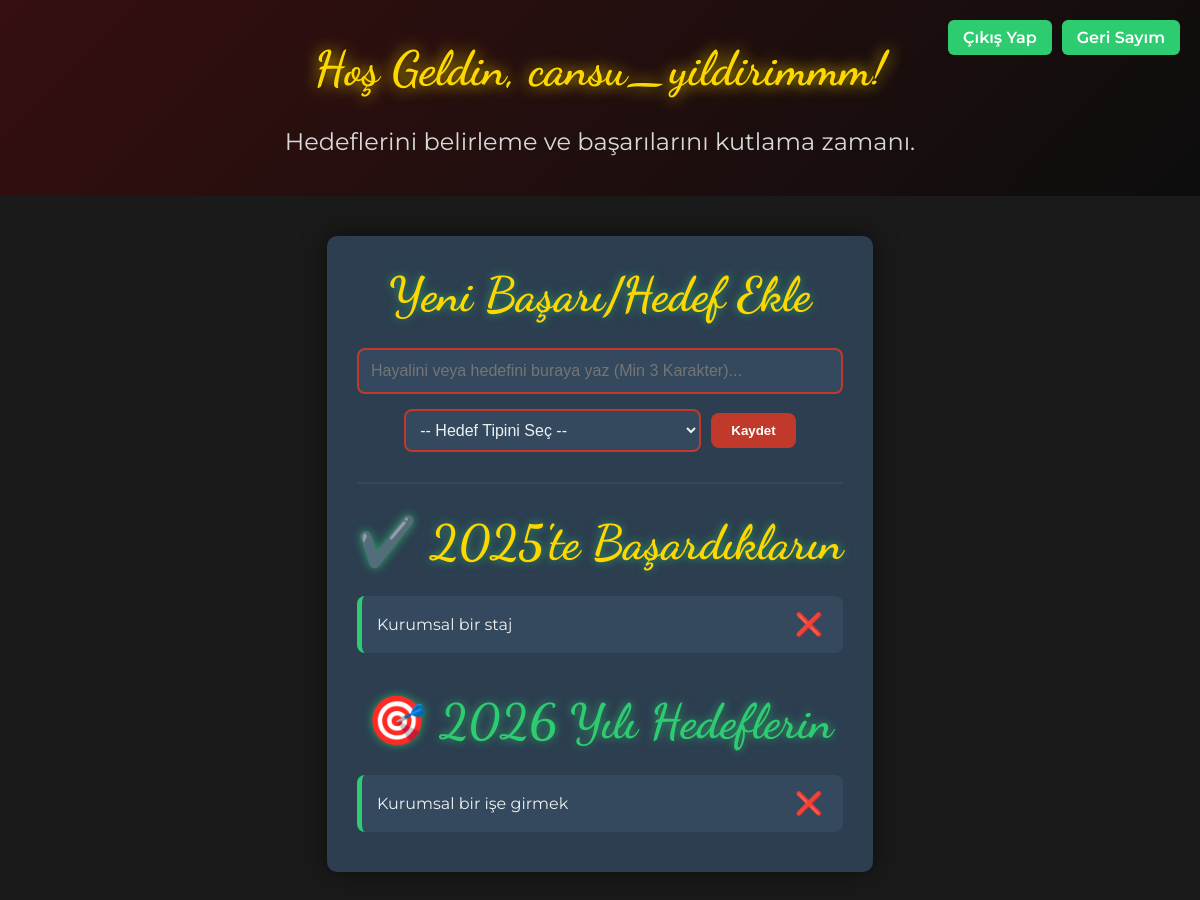
The page /dashboard (signed in) on the database its author committed.
### app.py (models this page shows)
class User(db.Model, UserMixin):
    id = db.Column(db.Integer, primary_key=True)
    username = db.Column(db.String(80), unique=True, nullable=False)
    password = db.Column(db.String(500), nullable=False)
    goals = db.relationship('Goal', backref='user', lazy='dynamic', cascade="all, delete-orphan")

class Goal(db.Model):
    id = db.Column(db.Integer, primary_key=True)
    type = db.Column(db.String(50), nullable=False)
    text = db.Column(db.String(500), nullable=False)
    user_id = db.Column(db.Integer, db.ForeignKey('user.id'), nullable=False)

### app.py (the view, shortened to what this page needs)
@app.route('/dashboard', methods=['GET', 'POST'])
@login_required
def dashboard():
    achieved_goals = Goal.query.filter_by(user_id=current_user.id, type='achieved').order_by(Goal.id.desc()).all()
    future_goals = Goal.query.filter_by(user_id=current_user.id, type='future').order_by(Goal.id.desc()).all()
    return render_template('dashboard.html', achieved_goals=achieved_goals, future_goals=future_goals)

### app.py (called while the page is built)
@login_manager.user_loader
def load_user(user_id):
    return User.query.get(int(user_id))

### templates/dashboard.html (shortened to what this page needs)
<!DOCTYPE html>
<html lang="tr">
<head>
    <link rel="stylesheet" href="{{ url_for('static', filename='style.css') }}">
</head>
<body>
    <header class="hero" style="min-height: 20vh; padding: 40px 20px;">
        <h1 class="main-title" style="font-size: 3em;">Hoş Geldin, {{ current_user.username }}!</h1>
        <p class="slogan">Hedeflerini belirleme ve başarılarını kutlama zamanı.</p>
        <div class="auth-nav">
            <a href="{{ url_for('logout') }}" class="nav-btn">Çıkış Yap</a>
            <a href="{{ url_for('home') }}" class="nav-btn">Geri Sayım</a>
        </div>
    </header>
    <main class="content-section">
        <section class="goal-entry-form">
            <h2 style="color: #FFD700;">Yeni Başarı/Hedef Ekle</h2>
            <form method="POST" action="{{ url_for('dashboard') }}" class="goal-input" style="flex-direction: column; gap: 15px;">
                <input type="text" name="goal_text" placeholder="Hayalini veya hedefini buraya yaz (Min 3 Karakter)..." required minlength="3" style="width: 100%;">
                <div style="display: flex; gap: 10px; align-items: center;">
                    <select name="goal_type" required style="flex-grow: 1; padding: 10px; border-radius: 8px;">
                        <option value="" disabled selected>-- Hedef Tipini Seç --</option>
                    </select>
                    <button type="submit" id="add-goal-btn" style="padding: 10px 20px;">Kaydet</button>
                </div>
            </form>
        </section>
        <hr style="border: 1px solid #34495e; margin: 30px 0;">
        <section>
            <h2 style="color: #FFD700;">✔️ 2025'te Başardıkların</h2>
            <ul class="goal-list">
                {% for goal in achieved_goals %}
                    <li class="goal-item">
                        <span>{{ goal.text }}</span>
                        <form method="POST" action="{{ url_for('delete_goal', goal_id=goal.id) }}" class="goal-actions">
                             <button type="submit" title="Sil">❌</button>
                        </form>
                    </li>
                {% else %}
                    <p style="text-align: center; opacity: 0.7; padding: 10px;">Bu sene gerçekleştirdiğin bir başarı yok. İlkini ekle!</p>
                {% endfor %}
            </ul>
        </section>
        <section style="margin-top: 40px;">
            <h2 style="color: #2ECC71;">🎯 2026 Yılı Hedeflerin</h2>
            <ul class="goal-list">
                {% for goal in future_goals %}
                    <li class="goal-item">
                        <span>{{ goal.text }}</span>
                        <form method="POST" action="{{ url_for('delete_goal', goal_id=goal.id) }}" class="goal-actions">
                             <button type="submit" title="Sil">❌</button>
                        </form>
                    </li>
                {% else %}
                    <p style="text-align: center; opacity: 0.7; padding: 10px;">Yeni yıl için hedeflerini belirle ve listeyi doldur!</p>
                {% endfor %}
            </ul>
        </section>
    </main>
</body>
</html>

### static/style.css (style rules this page uses)
* { box-sizing: border-box; margin: 0; padding: 0; }
body { font-family: 'Montserrat', sans-serif; background-color: #1a1a1a; color: #ECF0F1; min-height: 100vh; display: flex; flex-direction: column; }
.hero { background: linear-gradient(135deg, #360f0f 0%, #0d0d0d 25%, #FFD700 50%, #0d0d0d 75%, #360f0f 100%); background-size: 400% 400%; animation: shimmer 15s ease infinite; padding: 80px 20px; text-align: center; position: relative; overflow: hidden; }
.main-title { font-family: 'Dancing Script', cursive; font-size: 4em; color: #FFD700; margin-bottom: 20px; text-shadow: 0 0 15px rgba(255, 215, 0, 0.9), 0 0 5px #000; }
.slogan { font-size: 1.5em; color: #ECF0F1; margin-top: 30px; opacity: 0.9; }
.auth-nav { position: absolute; top: 20px; right: 20px; display: flex; gap: 10px; }
.nav-btn { padding: 8px 15px; background-color: #2ECC71; color: white; text-decoration: none; border-radius: 6px; font-weight: 600; transition: background-color 0.2s; }
.content-section { max-width: 900px; margin: 40px auto; padding: 30px; background-color: #2c3e50; border-radius: 10px; box-shadow: 0 0 25px rgba(0, 0, 0, 0.5); }
h2 { font-family: 'Dancing Script', cursive; font-size: 3em; text-align: center; margin-bottom: 25px; text-shadow: 0 0 10px rgba(46, 204, 113, 0.7); }
.goal-input { display: flex; gap: 10px; margin-bottom: 30px; align-items: center; }
.goal-input input, .goal-input select { padding: 12px; border: 2px solid #C0392B; border-radius: 8px; background-color: #34495e; color: #ECF0F1; font-size: 1em; }
#add-goal-btn { padding: 12px 25px; background-color: #C0392B; color: white; border: none; border-radius: 8px; cursor: pointer; font-weight: 700; transition: background-color 0.2s; }
.goal-list { list-style: none; padding: 0; }
.goal-item { background-color: #34495e; padding: 15px; margin-bottom: 10px; border-radius: 8px; display: flex; justify-content: space-between; align-items: center; border-left: 5px solid #2ECC71; transition: background-color 0.2s; }
.goal-actions button { background: none; border: none; cursor: pointer; color: #FFD700; font-size: 1.4em; padding: 0 5px; }

### templates/dashboard.html (style rules this page uses)
.goal-actions button { margin-left: 0; }

### rows shown on the page
User: username "cansu_yildirimmm"
Goal: text "Kurumsal bir staj"
Goal: text "Kurumsal bir işe girmek"
